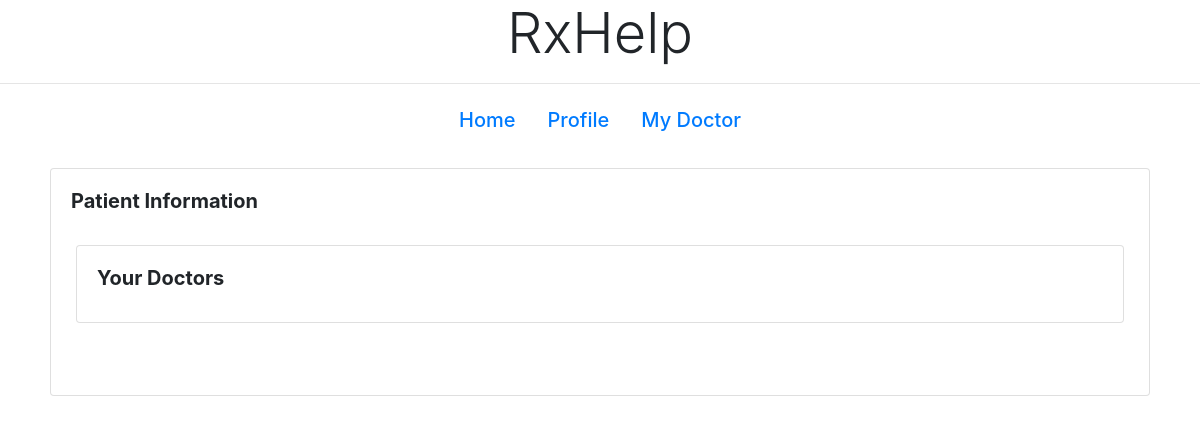
The app's page /patientProfile/32848, older data.
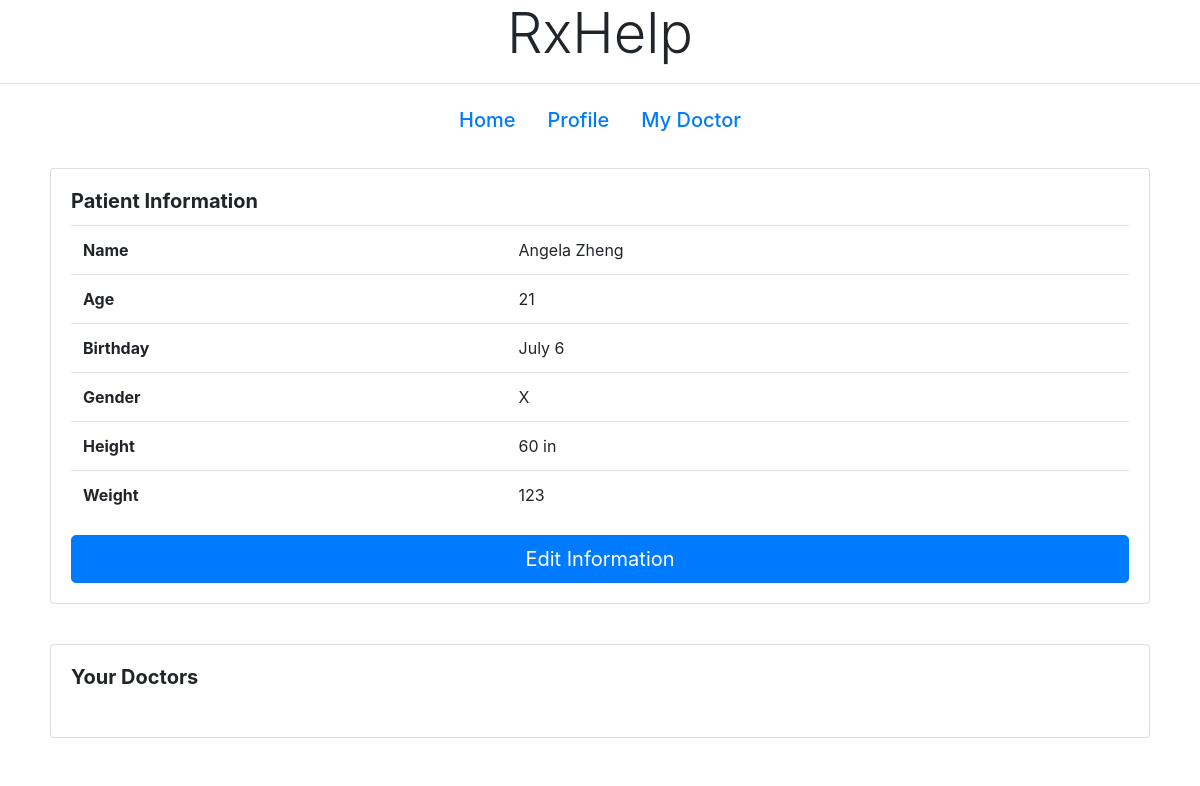
The same page, newer data.
### tables this page shows
CREATE TABLE patients(
username VARCHAR(255) NOT NULL,
id_num INT PRIMARY KEY,
password VARCHAR(255) NOT NULL,
name VARCHAR(255) NOT NULL,
age INT, 
birthday VARCHAR(255) NOT NULL,
sex VARCHAR(255) NOT NULL,
height VARCHAR(255) NOT NULL,
weight INT,
img VARCHAR(255) NOT NULL
);

### app.py (the view)
@app.route('/patientProfile/<id_num>', methods=['GET'])
def profileP(id_num):
    conn = sqlite3.connect('database.db')
    cur = conn.cursor()
    cur.execute("select * from patients p where p.id_num = " + id_num + ";")
    pInfo = cur.fetchall()
    pDocs = getDocInfo(id_num)
    return render_template('patient/patientProfile.html', pInfo=pInfo, pDocs=pDocs, id_num=id_num)

### app.py (called while the page is built)
def getDocInfo(patient_Id):
    conn = sqlite3.connect('database.db')
    cur = conn.cursor()
    cur.execute("select dr_id from relationships where patient_id =" + patient_Id + ";")
    drIds = cur.fetchall()
    i = 0
    pDocs = []
    for id in drIds:
        cur.execute("select * from doctors where id_number = " + str(id[0]) + ";")
        drInfo = cur.fetchall()
        pDocs.append(drInfo[0])
    return pDocs

### templates/patient/patientProfile.html (shortened to what this page needs)
<!DOCTYPE html>
<html lang="en">
<head>
  <link rel="stylesheet" href="https://stackpath.bootstrapcdn.com/bootstrap/4.1.3/css/bootstrap.min.css"
>
</head>
<body>
<b><h1 style="text-align: center;" class="display-4">RxHelp</h1></b>
<hr>
<ul class="nav justify-content-center">
  <li class="nav-item">
    <a class="nav-link active" href="/patientHome/{{id_num}}"><h5>Home</h5></a>
  </li>
  <li class="nav-item">
    <a class="nav-link" href="/patientProfile/{{id_num}}"><h5>Profile</h5></a>
  </li>
  <li class="nav-item">
    <a class="nav-link" href="/patientMyDoctor/{{id_num}}"><h5>My Doctor</h5></a>
  </li>
</ul>
<div id="boxy" class="container">
  <div class="row">
    <div style="margin: 20px;" class="card w-100">
      <div class="card-body">
        <h5 class="card-title"><b>Patient Information</b></h5>
        <table class="table">
          {% for p in pInfo %}
          <tbody>
          <tr>
            <th scope="row">Name</th>
            <td>{{p[3]}}</td>
          </tr>
          <tr>
            <th scope="row">Age</th>
            <td>{{p[4]}}</td>
          </tr>
          <tr>
            <th scope="row">Birthday</th>
            <td>{{p[5]}}</td>
          </tr>
          <tr>
            <th scope="row">Gender</th>
            <td>{{p[6]}}</td>
          </tr>
          <tr>
            <th scope="row">Height</th>
            <td>{{p[7]}}</td>
          </tr>
          <tr>
            <th scope="row">Weight</th>
            <td>{{p[8]}}</td>
          </tr>
          </tbody>
        </table>
        <a class="btn btn-primary btn-lg btn-block" href="/patientProfile/edit/{{p[1]}}" role="button">Edit Information</a>
        {% endfor %}
      </div>
    </div>
  </div>
  <div class="row">
    <div style="margin: 20px;" class="card w-100">
      <div class="card-body">
        <h5 class="card-title"><b>Your Doctors</b></h5>
      </div>
    </div>
  </div>
</div>
</body>
</html>

Row changes from the older to the newer data that the page shows:
added patients: name "Angela Zheng", age "21", birthday "July 6", sex "X", height "60 in", weight "123"
